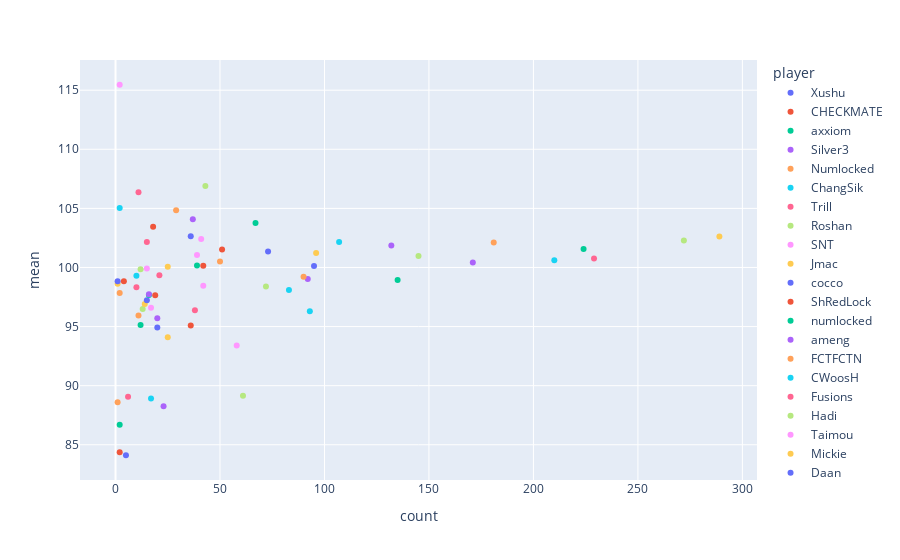

Here is the notebook cell this chart was saved with:
### Code cell
fig2 = px.scatter(winston, x=winston['count'], y=winston['mean'], color=winston['player'])
fig2.show()

### Figure 1 — Plotly figure (JSON) as saved in the notebook; plotly's stock layout.template omitted (floating-point values rounded to 4 significant figures)
{"data": [{"hovertemplate": "player=Xushu<br>count=%{x}<br>mean=%{y}<extra></extra>", "legendgroup": "Xushu", "marker": {"color": "#636efa", "symbol": "circle"}, "mode": "markers", "name": "Xushu", "orientation": "v", "showlegend": true, "type": "scatter", "x": [5], "xaxis": "x", "y": [84.11], "yaxis": "y"}, {"hovertemplate": "player=CHECKMATE<br>count=%{x}<br>mean=%{y}<extra></extra>", "legendgroup": "CHECKMATE", "marker": {"color": "#EF553B", "symbol": "circle"}, "mode": "markers", "name": "CHECKMATE", "orientation": "v", "showlegend": true, "type": "scatter", "x": [2], "xaxis": "x", "y": [84.36], "yaxis": "y"}, {"hovertemplate": "player=axxiom<br>count=%{x}<br>mean=%{y}<extra></extra>", "legendgroup": "axxiom", "marker": {"color": "#00cc96", "symbol": "circle"}, "mode": "markers", "name": "axxiom", "orientation": "v", "showlegend": true, "type": "scatter", "x": [2], "xaxis": "x", "y": [86.7], "yaxis": "y"}, {"hovertemplate": "player=Silver3<br>count=%{x}<br>mean=%{y}<extra></extra>", "legendgroup": "Silver3", "marker": {"color": "#ab63fa", "symbol": "circle"}, "mode": "markers", "name": "Silver3", "orientation": "v", "showlegend": true, "type": "scatter", "x": [23], "xaxis": "x", "y": [88.26], "yaxis": "y"}, {"hovertemplate": "player=Numlocked<br>count=%{x}<br>mean=%{y}<extra></extra>", "legendgroup": "Numlocked", "marker": {"color": "#FFA15A", "symbol": "circle"}, "mode": "markers", "name": "Numlocked", "orientation": "v", "showlegend": true, "type": "scatter", "x": [1], "xaxis": "x", "y": [88.59], "yaxis": "y"}, {"hovertemplate": "player=ChangSik<br>count=%{x}<br>mean=%{y}<extra></extra>", "legendgroup": "ChangSik", "marker": {"color": "#19d3f3", "symbol": "circle"}, "mode": "markers", "name": "ChangSik", "orientation": "v", "showlegend": true, "type": "scatter", "x": [17], "xaxis": "x", "y": [88.92], "yaxis": "y"}, {"hovertemplate": "player=Trill<br>count=%{x}<br>mean=%{y}<extra></extra>", "legendgroup": "Trill", "marker": {"color": "#FF6692", "symbol": "circle"}, "mode": "markers", "name": "Trill", "orientation": "v", "showlegend": true, "type": "scatter", "x": [6], "xaxis": "x", "y": [89.06], "yaxis": "y"}, {"hovertemplate": "player=Roshan<br>count=%{x}<br>mean=%{y}<extra></extra>", "legendgroup": "Roshan", "marker": {"color": "#B6E880", "symbol": "circle"}, "mode": "markers", "name": "Roshan", "orientation": "v", "showlegend": true, "type": "scatter", "x": [61], "xaxis": "x", "y": [89.15], "yaxis": "y"}, {"hovertemplate": "player=SNT<br>count=%{x}<br>mean=%{y}<extra></extra>", "legendgroup": "SNT", "marker": {"color": "#FF97FF", "symbol": "circle"}, "mode": "markers", "name": "SNT", "orientation": "v", "showlegend": true, "type": "scatter", "x": [58], "xaxis": "x", "y": [93.39], "yaxis": "y"}, {"hovertemplate": "player=Jmac<br>count=%{x}<br>mean=%{y}<extra></extra>", "legendgroup": "Jmac", "marker": {"color": "#FECB52", "symbol": "circle"}, "mode": "markers", "name": "Jmac", "orientation": "v", "showlegend": true, "type": "scatter", "x": [25], "xaxis": "x", "y": [94.09], "yaxis": "y"}, {"hovertemplate": "player=cocco<br>count=%{x}<br>mean=%{y}<extra></extra>", "legendgroup": "cocco", "marker": {"color": "#636efa", "symbol": "circle"}, "mode": "markers", "name": "cocco", "orientation": "v", "showlegend": true, "type": "scatter", "x": [20], "xaxis": "x", "y": [94.92], "yaxis": "y"}, {"hovertemplate": "player=ShRedLock<br>count=%{x}<br>mean=%{y}<extra></extra>", "legendgroup": "ShRedLock", "marker": {"color": "#EF553B", "symbol": "circle"}, "mode": "markers", "name": "ShRedLock", "orientation": "v", "showlegend": true, "type": "scatter", "x": [36], "xaxis": "x", "y": [95.1], "yaxis": "y"}, {"hovertemplate": "player=numlocked<br>count=%{x}<br>mean=%{y}<extra></extra>", "legendgroup": "numlocked", "marker": {"color": "#00cc96", "symbol": "circle"}, "mode": "markers", "name": "numlocked", "orientation": "v", "showlegend": true, "type": "scatter", "x": [12], "xaxis": "x", "y": [95.14], "yaxis": "y"}, {"hovertemplate": "player=ameng<br>count=%{x}<br>mean=%{y}<extra></extra>", "legendgroup": "ameng", "marker": {"color": "#ab63fa", "symbol": "circle"}, "mode": "markers", "name": "ameng", "orientation": "v", "showlegend": true, "type": "scatter", "x": [20], "xaxis": "x", "y": [95.7], "yaxis": "y"}, {"hovertemplate": "player=FCTFCTN<br>count=%{x}<br>mean=%{y}<extra></extra>", "legendgroup": "FCTFCTN", "marker": {"color": "#FFA15A", "symbol": "circle"}, "mode": "markers", "name": "FCTFCTN", "orientation": "v", "showlegend": true, "type": "scatter", "x": [11], "xaxis": "x", "y": [95.95], "yaxis": "y"}, {"hovertemplate": "player=CWoosH<br>count=%{x}<br>mean=%{y}<extra></extra>", "legendgroup": "CWoosH", "marker": {"color": "#19d3f3", "symbol": "circle"}, "mode": "markers", "name": "CWoosH", "orientation": "v", "showlegend": true, "type": "scatter", "x": [93], "xaxis": "x", "y": [96.3], "yaxis": "y"}, {"hovertemplate": "player=Fusions<br>count=%{x}<br>mean=%{y}<extra></extra>", "legendgroup": "Fusions", "marker": {"color": "#FF6692", "symbol": "circle"}, "mode": "markers", "name": "Fusions", "orientation": "v", "showlegend": true, "type": "scatter", "x": [38], "xaxis": "x", "y": [96.39], "yaxis": "y"}, {"hovertemplate": "player=Hadi<br>count=%{x}<br>mean=%{y}<extra></extra>", "legendgroup": "Hadi", "marker": {"color": "#B6E880", "symbol": "circle"}, "mode": "markers", "name": "Hadi", "orientation": "v", "showlegend": true, "type": "scatter", "x": [13], "xaxis": "x", "y": [96.48], "yaxis": "y"}, {"hovertemplate": "player=Taimou<br>count=%{x}<br>mean=%{y}<extra></extra>", "legendgroup": "Taimou", "marker": {"color": "#FF97FF", "symbol": "circle"}, "mode": "markers", "name": "Taimou", "orientation": "v", "showlegend": true, "type": "scatter", "x": [17], "xaxis": "x", "y": [96.59], "yaxis": "y"}, {"hovertemplate": "player=Mickie<br>count=%{x}<br>mean=%{y}<extra></extra>", "legendgroup": "Mickie", "marker": {"color": "#FECB52", "symbol": "circle"}, "mode": "markers", "name": "Mickie", "orientation": "v", "showlegend": true, "type": "scatter", "x": [14], "xaxis": "x", "y": [96.92], "yaxis": "y"}, {"hovertemplate": "player=Daan<br>count=%{x}<br>mean=%{y}<extra></extra>", "legendgroup": "Daan", "marker": {"color": "#636efa", "symbol": "circle"}, "mode": "markers", "name": "Daan", "orientation": "v", "showlegend": true, "type": "scatter", "x": [15], "xaxis": "x", "y": [97.23], "yaxis": "y"}, {"hovertemplate": "player=xQc<br>count=%{x}<br>mean=%{y}<extra></extra>", "legendgroup": "xQc", "marker": {"color": "#EF553B", "symbol": "circle"}, "mode": "markers", "name": "xQc", "orientation": "v", "showlegend": true, "type": "scatter", "x": [19], "xaxis": "x", "y": [97.65], "yaxis": "y"}, {"hovertemplate": "player=BenBest<br>count=%{x}<br>mean=%{y}<extra></extra>", "legendgroup": "BenBest", "marker": {"color": "#00cc96", "symbol": "circle"}, "mode": "markers", "name": "BenBest", "orientation": "v", "showlegend": true, "type": "scatter", "x": [16], "xaxis": "x", "y": [97.67], "yaxis": "y"}, {"hovertemplate": "player=ryujehong<br>count=%{x}<br>mean=%{y}<extra></extra>", "legendgroup": "ryujehong", "marker": {"color": "#ab63fa", "symbol": "circle"}, "mode": "markers", "name": "ryujehong", "orientation": "v", "showlegend": true, "type": "scatter", "x": [16], "xaxis": "x", "y": [97.73], "yaxis": "y"}, {"hovertemplate": "player=Takoyaki<br>count=%{x}<br>mean=%{y}<extra></extra>", "legendgroup": "Takoyaki", "marker": {"color": "#FFA15A", "symbol": "circle"}, "mode": "markers", "name": "Takoyaki", "orientation": "v", "showlegend": true, "type": "scatter", "x": [2], "xaxis": "x", "y": [97.85], "yaxis": "y"}, {"hovertemplate": "player=Nomy<br>count=%{x}<br>mean=%{y}<extra></extra>", "legendgroup": "Nomy", "marker": {"color": "#19d3f3", "symbol": "circle"}, "mode": "markers", "name": "Nomy", "orientation": "v", "showlegend": true, "type": "scatter", "x": [83], "xaxis": "x", "y": [98.1], "yaxis": "y"}, {"hovertemplate": "player=Elsa<br>count=%{x}<br>mean=%{y}<extra></extra>", "legendgroup": "Elsa", "marker": {"color": "#FF6692", "symbol": "circle"}, "mode": "markers", "name": "Elsa", "orientation": "v", "showlegend": true, "type": "scatter", "x": [10], "xaxis": "x", "y": [98.32], "yaxis": "y"}, {"hovertemplate": "player=Yakpung<br>count=%{x}<br>mean=%{y}<extra></extra>", "legendgroup": "Yakpung", "marker": {"color": "#B6E880", "symbol": "circle"}, "mode": "markers", "name": "Yakpung", "orientation": "v", "showlegend": true, "type": "scatter", "x": [72], "xaxis": "x", "y": [98.39], "yaxis": "y"}, {"hovertemplate": "player=KuKi<br>count=%{x}<br>mean=%{y}<extra></extra>", "legendgroup": "KuKi", "marker": {"color": "#FF97FF", "symbol": "circle"}, "mode": "markers", "name": "KuKi", "orientation": "v", "showlegend": true, "type": "scatter", "x": [42], "xaxis": "x", "y": [98.46], "yaxis": "y"}, {"hovertemplate": "player=MekO<br>count=%{x}<br>mean=%{y}<extra></extra>", "legendgroup": "MekO", "marker": {"color": "#FECB52", "symbol": "circle"}, "mode": "markers", "name": "MekO", "orientation": "v", "showlegend": true, "type": "scatter", "x": [1], "xaxis": "x", "y": [98.63], "yaxis": "y"}, {"hovertemplate": "player=frd<br>count=%{x}<br>mean=%{y}<extra></extra>", "legendgroup": "frd", "marker": {"color": "#636efa", "symbol": "circle"}, "mode": "markers", "name": "frd", "orientation": "v", "showlegend": true, "type": "scatter", "x": [1], "xaxis": "x", "y": [98.83], "yaxis": "y"}, {"hovertemplate": "player=HOTBA<br>count=%{x}<br>mean=%{y}<extra></extra>", "legendgroup": "HOTBA", "marker": {"color": "#EF553B", "symbol": "circle"}, "mode": "markers", "name": "HOTBA", "orientation": "v", "showlegend": true, "type": "scatter", "x": [4], "xaxis": "x", "y": [98.84], "yaxis": "y"}, {"hovertemplate": "player=fragi<br>count=%{x}<br>mean=%{y}<extra></extra>", "legendgroup": "fragi", "marker": {"color": "#00cc96", "symbol": "circle"}, "mode": "markers", "name": "fragi", "orientation": "v", "showlegend": true, "type": "scatter", "x": [135], "xaxis": "x", "y": [98.95], "yaxis": "y"}, {"hovertemplate": "player=super<br>count=%{x}<br>mean=%{y}<extra></extra>", "legendgroup": "super", "marker": {"color": "#ab63fa", "symbol": "circle"}, "mode": "markers", "name": "super", "orientation": "v", "showlegend": true, "type": "scatter", "x": [92], "xaxis": "x", "y": [99.03], "yaxis": "y"}, {"hovertemplate": "player=Rio<br>count=%{x}<br>mean=%{y}<extra></extra>", "legendgroup": "Rio", "marker": {"color": "#FFA15A", "symbol": "circle"}, "mode": "markers", "name": "Rio", "orientation": "v", "showlegend": true, "type": "scatter", "x": [90], "xaxis": "x", "y": [99.21], "yaxis": "y"}, {"hovertemplate": "player=LhCloudy<br>count=%{x}<br>mean=%{y}<extra></extra>", "legendgroup": "LhCloudy", "marker": {"color": "#19d3f3", "symbol": "circle"}, "mode": "markers", "name": "LhCloudy", "orientation": "v", "showlegend": true, "type": "scatter", "x": [10], "xaxis": "x", "y": [99.31], "yaxis": "y"}, {"hovertemplate": "player=Gator<br>count=%{x}<br>mean=%{y}<extra></extra>", "legendgroup": "Gator", "marker": {"color": "#FF6692", "symbol": "circle"}, "mode": "markers", "name": "Gator", "orientation": "v", "showlegend": true, "type": "scatter", "x": [21], "xaxis": "x", "y": [99.34], "yaxis": "y"}, {"hovertemplate": "player=ATing<br>count=%{x}<br>mean=%{y}<extra></extra>", "legendgroup": "ATing", "marker": {"color": "#B6E880", "symbol": "circle"}, "mode": "markers", "name": "ATing", "orientation": "v", "showlegend": true, "type": "scatter", "x": [12], "xaxis": "x", "y": [99.84], "yaxis": "y"}, {"hovertemplate": "player=Beast<br>count=%{x}<br>mean=%{y}<extra></extra>", "legendgroup": "Beast", "marker": {"color": "#FF97FF", "symbol": "circle"}, "mode": "markers", "name": "Beast", "orientation": "v", "showlegend": true, "type": "scatter", "x": [15], "xaxis": "x", "y": [99.92], "yaxis": "y"}, {"hovertemplate": "player=SWoN<br>count=%{x}<br>mean=%{y}<extra></extra>", "legendgroup": "SWoN", "marker": {"color": "#FECB52", "symbol": "circle"}, "mode": "markers", "name": "SWoN", "orientation": "v", "showlegend": true, "type": "scatter", "x": [25], "xaxis": "x", "y": [100.1], "yaxis": "y"}, {"hovertemplate": "player=Janus<br>count=%{x}<br>mean=%{y}<extra></extra>", "legendgroup": "Janus", "marker": {"color": "#636efa", "symbol": "circle"}, "mode": "markers", "name": "Janus", "orientation": "v", "showlegend": true, "type": "scatter", "x": [95], "xaxis": "x", "y": [100.1], "yaxis": "y"}, {"hovertemplate": "player=Pokpo<br>count=%{x}<br>mean=%{y}<extra></extra>", "legendgroup": "Pokpo", "marker": {"color": "#EF553B", "symbol": "circle"}, "mode": "markers", "name": "Pokpo", "orientation": "v", "showlegend": true, "type": "scatter", "x": [42], "xaxis": "x", "y": [100.2], "yaxis": "y"}, {"hovertemplate": "player=NoSmite<br>count=%{x}<br>mean=%{y}<extra></extra>", "legendgroup": "NoSmite", "marker": {"color": "#00cc96", "symbol": "circle"}, "mode": "markers", "name": "NoSmite", "orientation": "v", "showlegend": true, "type": "scatter", "x": [39], "xaxis": "x", "y": [100.2], "yaxis": "y"}, {"hovertemplate": "player=Muma<br>count=%{x}<br>mean=%{y}<extra></extra>", "legendgroup": "Muma", "marker": {"color": "#ab63fa", "symbol": "circle"}, "mode": "markers", "name": "Muma", "orientation": "v", "showlegend": true, "type": "scatter", "x": [171], "xaxis": "x", "y": [100.4], "yaxis": "y"}, {"hovertemplate": "player=iRemiix<br>count=%{x}<br>mean=%{y}<extra></extra>", "legendgroup": "iRemiix", "marker": {"color": "#FFA15A", "symbol": "circle"}, "mode": "markers", "name": "iRemiix", "orientation": "v", "showlegend": true, "type": "scatter", "x": [50], "xaxis": "x", "y": [100.5], "yaxis": "y"}, {"hovertemplate": "player=Gamsu<br>count=%{x}<br>mean=%{y}<extra></extra>", "legendgroup": "Gamsu", "marker": {"color": "#19d3f3", "symbol": "circle"}, "mode": "markers", "name": "Gamsu", "orientation": "v", "showlegend": true, "type": "scatter", "x": [210], "xaxis": "x", "y": [100.6], "yaxis": "y"}, {"hovertemplate": "player=Mano<br>count=%{x}<br>mean=%{y}<extra></extra>", "legendgroup": "Mano", "marker": {"color": "#FF6692", "symbol": "circle"}, "mode": "markers", "name": "Mano", "orientation": "v", "showlegend": true, "type": "scatter", "x": [229], "xaxis": "x", "y": [100.8], "yaxis": "y"}, {"hovertemplate": "player=OGE<br>count=%{x}<br>mean=%{y}<extra></extra>", "legendgroup": "OGE", "marker": {"color": "#B6E880", "symbol": "circle"}, "mode": "markers", "name": "OGE", "orientation": "v", "showlegend": true, "type": "scatter", "x": [145], "xaxis": "x", "y": [101.0], "yaxis": "y"}, {"hovertemplate": "player=BUMPER<br>count=%{x}<br>mean=%{y}<extra></extra>", "legendgroup": "BUMPER", "marker": {"color": "#FF97FF", "symbol": "circle"}, "mode": "markers", "name": "BUMPER", "orientation": "v", "showlegend": true, "type": "scatter", "x": [39], "xaxis": "x", "y": [101.1], "yaxis": "y"}, {"hovertemplate": "player=Miro<br>count=%{x}<br>mean=%{y}<extra></extra>", "legendgroup": "Miro", "marker": {"color": "#FECB52", "symbol": "circle"}, "mode": "markers", "name": "Miro", "orientation": "v", "showlegend": true, "type": "scatter", "x": [96], "xaxis": "x", "y": [101.2], "yaxis": "y"}, {"hovertemplate": "player=rOar<br>count=%{x}<br>mean=%{y}<extra></extra>", "legendgroup": "rOar", "marker": {"color": "#636efa", "symbol": "circle"}, "mode": "markers", "name": "rOar", "orientation": "v", "showlegend": true, "type": "scatter", "x": [73], "xaxis": "x", "y": [101.4], "yaxis": "y"}, {"hovertemplate": "player=DREAMER<br>count=%{x}<br>mean=%{y}<extra></extra>", "legendgroup": "DREAMER", "marker": {"color": "#EF553B", "symbol": "circle"}, "mode": "markers", "name": "DREAMER", "orientation": "v", "showlegend": true, "type": "scatter", "x": [51], "xaxis": "x", "y": [101.5], "yaxis": "y"}, {"hovertemplate": "player=FEARLESS<br>count=%{x}<br>mean=%{y}<extra></extra>", "legendgroup": "FEARLESS", "marker": {"color": "#00cc96", "symbol": "circle"}, "mode": "markers", "name": "FEARLESS", "orientation": "v", "showlegend": true, "type": "scatter", "x": [224], "xaxis": "x", "y": [101.6], "yaxis": "y"}, {"hovertemplate": "player=Fissure<br>count=%{x}<br>mean=%{y}<extra></extra>", "legendgroup": "Fissure", "marker": {"color": "#ab63fa", "symbol": "circle"}, "mode": "markers", "name": "Fissure", "orientation": "v", "showlegend": true, "type": "scatter", "x": [132], "xaxis": "x", "y": [101.9], "yaxis": "y"}, {"hovertemplate": "player=SADO<br>count=%{x}<br>mean=%{y}<extra></extra>", "legendgroup": "SADO", "marker": {"color": "#FFA15A", "symbol": "circle"}, "mode": "markers", "name": "SADO", "orientation": "v", "showlegend": true, "type": "scatter", "x": [181], "xaxis": "x", "y": [102.1], "yaxis": "y"}, {"hovertemplate": "player=Guxue<br>count=%{x}<br>mean=%{y}<extra></extra>", "legendgroup": "Guxue", "marker": {"color": "#19d3f3", "symbol": "circle"}, "mode": "markers", "name": "Guxue", "orientation": "v", "showlegend": true, "type": "scatter", "x": [107], "xaxis": "x", "y": [102.2], "yaxis": "y"}, {"hovertemplate": "player=Hydration<br>count=%{x}<br>mean=%{y}<extra></extra>", "legendgroup": "Hydration", "marker": {"color": "#FF6692", "symbol": "circle"}, "mode": "markers", "name": "Hydration", "orientation": "v", "showlegend": true, "type": "scatter", "x": [15], "xaxis": "x", "y": [102.2], "yaxis": "y"}, {"hovertemplate": "player=Fate<br>count=%{x}<br>mean=%{y}<extra></extra>", "legendgroup": "Fate", "marker": {"color": "#B6E880", "symbol": "circle"}, "mode": "markers", "name": "Fate", "orientation": "v", "showlegend": true, "type": "scatter", "x": [272], "xaxis": "x", "y": [102.3], "yaxis": "y"}, {"hovertemplate": "player=MAG<br>count=%{x}<br>mean=%{y}<extra></extra>", "legendgroup": "MAG", "marker": {"color": "#FF97FF", "symbol": "circle"}, "mode": "markers", "name": "MAG", "orientation": "v", "showlegend": true, "type": "scatter", "x": [41], "xaxis": "x", "y": [102.4], "yaxis": "y"}, {"hovertemplate": "player=Gesture<br>count=%{x}<br>mean=%{y}<extra></extra>", "legendgroup": "Gesture", "marker": {"color": "#FECB52", "symbol": "circle"}, "mode": "markers", "name": "Gesture", "orientation": "v", "showlegend": true, "type": "scatter", "x": [289], "xaxis": "x", "y": [102.6], "yaxis": "y"}, {"hovertemplate": "player=Stand1<br>count=%{x}<br>mean=%{y}<extra></extra>", "legendgroup": "Stand1", "marker": {"color": "#636efa", "symbol": "circle"}, "mode": "markers", "name": "Stand1", "orientation": "v", "showlegend": true, "type": "scatter", "x": [36], "xaxis": "x", "y": [102.6], "yaxis": "y"}, {"hovertemplate": "player=JJANGGU<br>count=%{x}<br>mean=%{y}<extra></extra>", "legendgroup": "JJANGGU", "marker": {"color": "#EF553B", "symbol": "circle"}, "mode": "markers", "name": "JJANGGU", "orientation": "v", "showlegend": true, "type": "scatter", "x": [18], "xaxis": "x", "y": [103.4], "yaxis": "y"}, {"hovertemplate": "player=smurf<br>count=%{x}<br>mean=%{y}<extra></extra>", "legendgroup": "smurf", "marker": {"color": "#00cc96", "symbol": "circle"}, "mode": "markers", "name": "smurf", "orientation": "v", "showlegend": true, "type": "scatter", "x": [67], "xaxis": "x", "y": [103.8], "yaxis": "y"}, {"hovertemplate": "player=ga9A<br>count=%{x}<br>mean=%{y}<extra></extra>", "legendgroup": "ga9A", "marker": {"color": "#ab63fa", "symbol": "circle"}, "mode": "markers", "name": "ga9A", "orientation": "v", "showlegend": true, "type": "scatter", "x": [37], "xaxis": "x", "y": [104.1], "yaxis": "y"}, {"hovertemplate": "player=Marve1<br>count=%{x}<br>mean=%{y}<extra></extra>", "legendgroup": "Marve1", "marker": {"color": "#FFA15A", "symbol": "circle"}, "mode": "markers", "name": "Marve1", "orientation": "v", "showlegend": true, "type": "scatter", "x": [29], "xaxis": "x", "y": [104.8], "yaxis": "y"}, {"hovertemplate": "player=sharyk<br>count=%{x}<br>mean=%{y}<extra></extra>", "legendgroup": "sharyk", "marker": {"color": "#19d3f3", "symbol": "circle"}, "mode": "markers", "name": "sharyk", "orientation": "v", "showlegend": true, "type": "scatter", "x": [2], "xaxis": "x", "y": [105.0], "yaxis": "y"}, {"hovertemplate": "player=Kalios<br>count=%{x}<br>mean=%{y}<extra></extra>", "legendgroup": "Kalios", "marker": {"color": "#FF6692", "symbol": "circle"}, "mode": "markers", "name": "Kalios", "orientation": "v", "showlegend": true, "type": "scatter", "x": [11], "xaxis": "x", "y": [106.4], "yaxis": "y"}, {"hovertemplate": "player=MuZe<br>count=%{x}<br>mean=%{y}<extra></extra>", "legendgroup": "MuZe", "marker": {"color": "#B6E880", "symbol": "circle"}, "mode": "markers", "name": "MuZe", "orientation": "v", "showlegend": true, "type": "scatter", "x": [43], "xaxis": "x", "y": [106.9], "yaxis": "y"}, {"hovertemplate": "player=Karayan<br>count=%{x}<br>mean=%{y}<extra></extra>", "legendgroup": "Karayan", "marker": {"color": "#FF97FF", "symbol": "circle"}, "mode": "markers", "name": "Karayan", "orientation": "v", "showlegend": true, "type": "scatter", "x": [2], "xaxis": "x", "y": [115.5], "yaxis": "y"}], "layout": {"autosize": true, "legend": {"title": {"text": "player"}, "tracegroupgap": 0}, "margin": {"t": 60}, "xaxis": {"anchor": "y", "autorange": true, "domain": [0, 1], "range": [-15.72, 305.7], "title": {"text": "count"}, "type": "linear"}, "yaxis": {"anchor": "x", "autorange": true, "domain": [0, 1], "range": [81.69, 117.9], "title": {"text": "mean"}, "type": "linear"}}}
